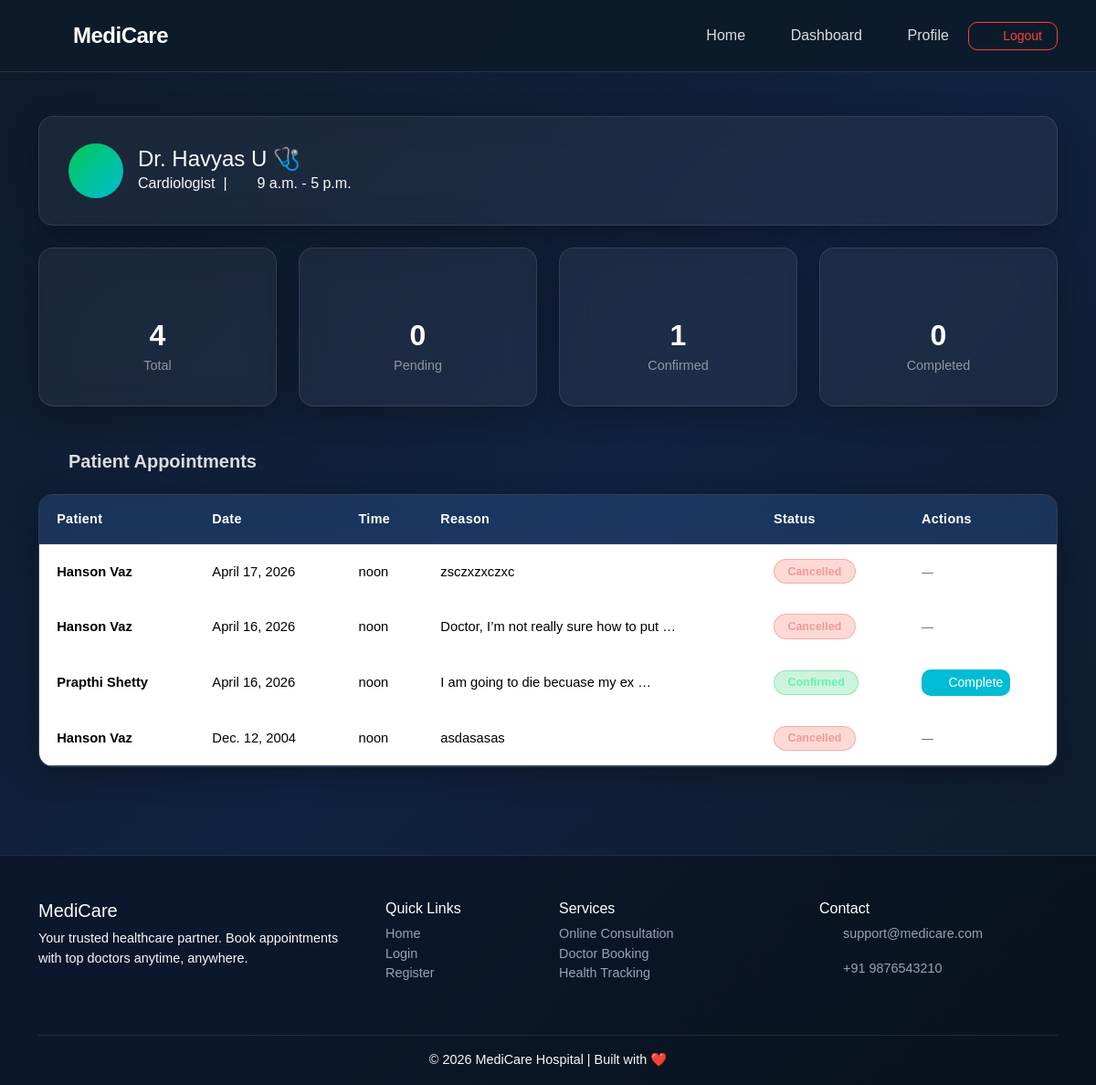
The app's page /doctor/dashboard/ (signed in), older data.
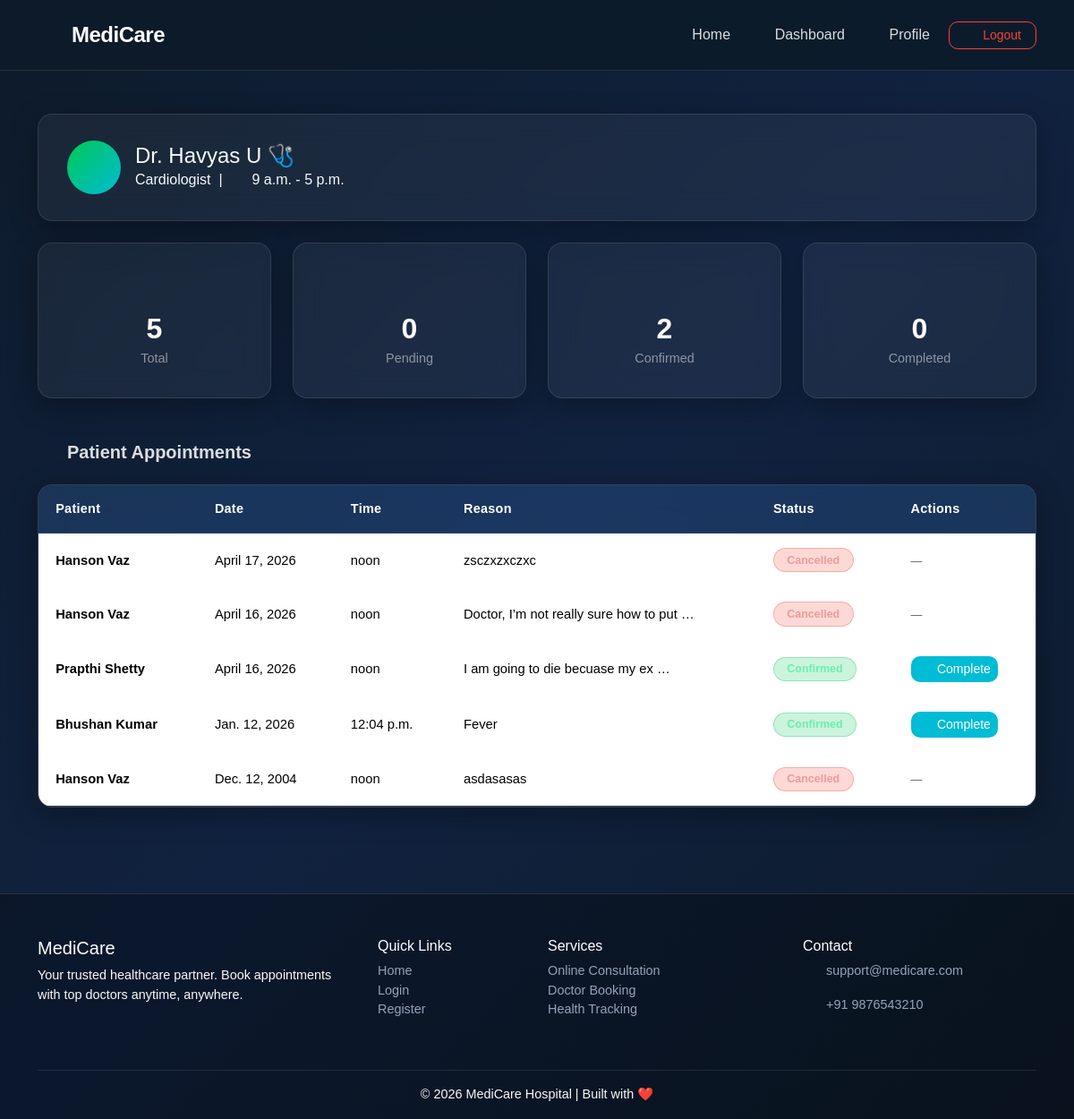
The same page, newer data.
### appointments/models.py (models this page shows, shortened)
class Appointment(models.Model):
    patient = models.ForeignKey(User, on_delete=models.CASCADE, related_name='patient_appointments')
    doctor = models.ForeignKey(Doctor, on_delete=models.CASCADE, related_name='doctor_appointments')
    appointment_date = models.DateField()
    appointment_time = models.TimeField()
    reason = models.TextField()
    status = models.CharField(max_length=20, choices=STATUS_CHOICES, default='pending')
    notes = models.TextField(blank=True, null=True)  # Doctor's notes after visit
    created_at = models.DateTimeField(auto_now_add=True)
    updated_at = models.DateTimeField(auto_now=True)
    class Meta:
        ordering = ['-appointment_date', '-appointment_time']

### appointments/views.py (the view)
# urls.py: path('doctor/dashboard/', views.doctor_dashboard, name='doctor_dashboard'),
@login_required
def doctor_dashboard(request):
    try:
        doctor = request.user.doctor_profile
        appointments = Appointment.objects.filter(doctor=doctor)
        context = {
            'appointments': appointments,
            'doctor': doctor,
            'total': appointments.count(),
            'pending': appointments.filter(status='pending').count(),
            'confirmed': appointments.filter(status='confirmed').count(),
            'completed': appointments.filter(status='completed').count(),
        }
        return render(request, 'doctor_dashboard.html', context)
    except Doctor.DoesNotExist:
        messages.error(request, 'Doctor profile not found.')
        return redirect('home')

### templates/doctor_dashboard.html (shortened to what the changed rows need)
{% extends 'base.html' %}
{% block content %}
<div class="container py-5">
    <div class="row g-4 mb-5">
        <div class="col-md-3 col-6">
            <div class="stat-card glass-card text-center">
                <i class="fas fa-calendar-alt stat-icon text-primary"></i>
                <h3 class="stat-number">{{ total }}</h3>
                <p class="stat-label">Total</p>
            </div>
        </div>
        <div class="col-md-3 col-6">
            <div class="stat-card glass-card text-center">
                <i class="fas fa-check-circle stat-icon text-success"></i>
                <h3 class="stat-number">{{ confirmed }}</h3>
                <p class="stat-label">Confirmed</p>
            </div>
        </div>
    </div>
    <div class="glass-card p-0 overflow-hidden">
        <div class="table-responsive">
            <table class="table table-custom mb-0">
                <thead>
                    <tr>
                        <th>Patient</th>
                        <th>Date</th>
                        <th>Time</th>
                        <th>Reason</th>
                        <th>Status</th>
                        <th>Actions</th>
                    </tr>
                </thead>
                <tbody>
                    {% for appt in appointments %}
                    <tr>
                        <td><strong>{{ appt.patient.get_full_name|default:appt.patient.username }}</strong></td>
                        <td>{{ appt.appointment_date }}</td>
                        <td>{{ appt.appointment_time }}</td>
                        <td>{{ appt.reason|truncatewords:8 }}</td>
                        <td>
                            <span class="badge status-{{ appt.status }}">{{ appt.status|capfirst }}</span>
                        </td>
                        <td>
                            {% if appt.status == 'pending' %}
                            <a href="{% url 'update_appointment' appt.id 'confirmed' %}"
                                class="btn btn-sm btn-success me-1">
                                <i class="fas fa-check"></i> Confirm
                            </a>
                            <a href="{% url 'update_appointment' appt.id 'cancelled' %}"
                                class="btn btn-sm btn-outline-danger">
                                <i class="fas fa-times"></i> Cancel
                            </a>
                            {% elif appt.status == 'confirmed' %}
                            <a href="{% url 'update_appointment' appt.id 'completed' %}" class="btn btn-sm btn-info">
                                <i class="fas fa-clipboard-check"></i> Complete
                            </a>
                            {% else %}
                            <span class="text-muted small">—</span>
                            {% endif %}
                        </td>
                    </tr>
                    {% endfor %}
                </tbody>
            </table>
        </div>
    </div>
</div>
{% endblock %}

Row changes from the older to the newer data that the page shows:
added Appointment: patient.get_full_name "Bhushan Kumar", appointment_date "Jan. 12, 2026", appointment_time "12:04 p.m.", reason "Fever", status "Confirmed", shows "Complete"
Text that changed along with them:
{{ total }}: "4" → "5"
{{ confirmed }}: "1" → "2"
